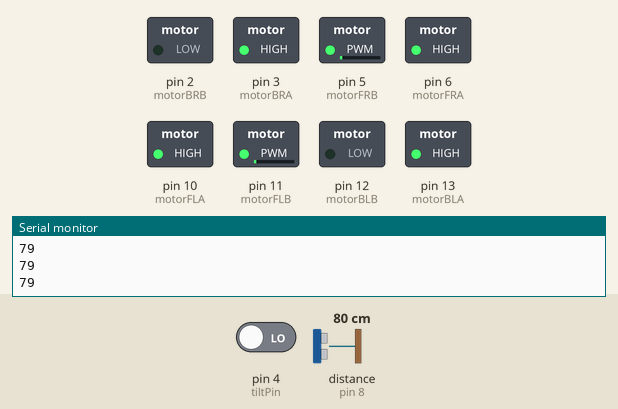
This sketch was run on a simulated Arduino Uno, built with avr-gcc and run on an emulated ATmega328P. Parts: switched loads named in the sketch (green lamp = pin HIGH), the last lines printed to the serial monitor. Wiring (inferred from the names in the program): ultrasonic range finder: trigger pin 9; echo pin 8. The test bench sets the inputs (shaded band); at power-on: distance to the obstacle (sensor on pin 8) 80 cm, pin 4 (tiltPin) LOW. The echo pulse lasts 58.3 µs per cm; pins used as bus, display or sensor lines are not drawn.

Above: at 1.2 s.
1.3 s: distance to the obstacle (sensor on pin 8) set to 15 cm
2.8 s: distance to the obstacle (sensor on pin 8) set to 11 cm
At 3.1 s:
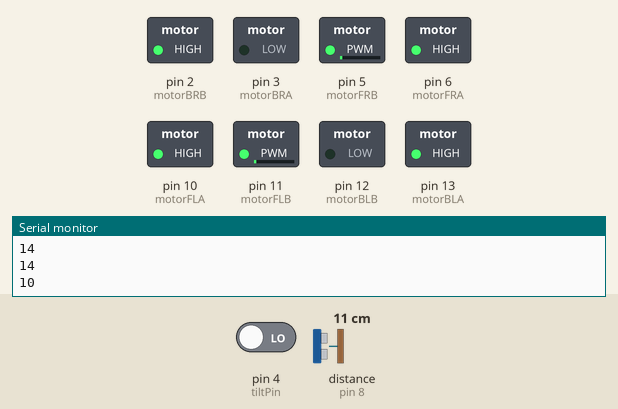
Timing chart, 0 to 5.8 s (numbered marks = the images above; inputs shaded):
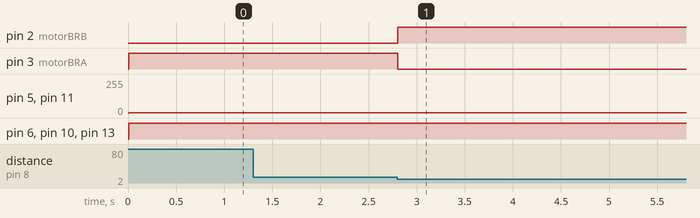

The sketch:

Comp208_Scaling_state_machine_code.ino
```cpp
#include <Encoder.h>  // not used at the moment
// attach to correct pin outs when Ultrasonic sensor is added onto frame
#define echoPin 8
#define trigPin 9

enum RobotState_enum { FORWARD,
                       TURNING };  //State of the Robot
enum SensorStates_enum { STAIR,
                         GROUND };  //State of the Sensors
static RobotState_enum states; //Instance of the robot state
static SensorStates_enum sensors; //Instance of the sensor state

//pins for wheel left
int motorBRA = 3;
int motorBRB = 2;
//int motorWLE = 0;

//pins for motor wheel right
int motorBLA = 13;
int motorBLB = 12;
//int motorWRE = 0;

//pins for hook wheel right (PWM pins)
int motorFRA = 6;
int motorFRB = 5;

//pins for hook wheel left (PWM pins)
int motorFLA = 10;
int motorFLB = 11;

//pin for ultrasonic sensor
int ultrasonicFront;

//variable for threshold distance of ultrasonic sensor readings
int setDist = 13;
int usDuration;
int usSpeed;
int usDistance;

// tilt counter variables
int tiltCounter = 0;
int firstTilt;
int secondTilt;
unsigned long second = 1000;
unsigned long timer = 0;
int tiltPin = 4;

//Misc variables for alternate code
bool ground = false;

void motorDriving(int speed, int motorA, int motorB) {  //function for motor driving

  //Make sure speed is within the bounds
  if (speed < -255) {
    speed = -255;
  }
  if (speed > 255) {
    speed = 255;
  }

  //sets motors to spin forward, backwards or not at all depending on the sppeed
  if (speed > 0) {
    analogWrite(motorA, speed);
    analogWrite(motorB, -speed);
  }
  if (speed < 0) {
    analogWrite(motorA, -speed);
    analogWrite(motorB, speed);
  }
  if (speed == 0) {
    analogWrite(motorA, 0);
    analogWrite(motorB, 0);
  }

}


void setup() {
  //set the pin modes of the motor pins and encoder pins
  pinMode(tiltPin, INPUT);
  pinMode(motorBRA, OUTPUT);
  pinMode(motorBRB, OUTPUT);
  //pinMode(motorE, OUTPUT);
  pinMode(motorBLA, OUTPUT);
  pinMode(motorBLB, OUTPUT);
  //pinMode(motorWRE, OUTPUT);
  pinMode(motorFRA,OUTPUT);
  pinMode(motorFRB,OUTPUT);
  pinMode(motorFLA,OUTPUT);
  pinMode(motorFLB,OUTPUT);
  pinMode(trigPin, OUTPUT);
  pinMode(echoPin, INPUT);
  firstTilt = digitalRead(tiltPin);
  Serial.begin(9600);
}

void loop(){

/*if (tiltCounter == 0) {
    // loop
    // go forward, turn right if something is close
    // until no wall, go forward

    digitalWrite(trigPin, LOW);
    delayMicroseconds(2);
    digitalWrite(trigPin, HIGH);
    delayMicroseconds(10);
    digitalWrite(trigPin, LOW);
    // Reads the echoPin, returns the sound wave travel time in microseconds
    usDuration = pulseIn(echoPin, HIGH);  //time
    usSpeed = 0.034;
    usDistance = usSpeed * usDuration / 2;  //distance = speed x time / 2
    Serial.println(usDistance);
  }*/
digitalWrite(trigPin, LOW);
delayMicroseconds(5);
digitalWrite(trigPin, HIGH);
delayMicroseconds(10);
digitalWrite(trigPin, LOW);
usDistance = (pulseIn(echoPin,HIGH) / 58.2) ;
Serial.println(usDistance);
turning();
 /*secondTilt = digitalRead(tiltPin);  //if the tilt sensor is not tilted and it isnt the first time this has happened, the robot needs to turn
  if (secondTilt == firstTilt && tiltCounter == 1){
    sensors = GROUND;
  }
  if(secondTilt != firstTilt){ //ensures that turning does not occur immediately
     tiltCounter ++;
  }
  else{ //base state is stair climbing
    sensors = STAIR;
  }*/


   //stairStates(sensors);
}


void stairStates(uint8_t sensors) {
  switch (states) {
    /*if the robot is tilted run the turning code, else run the moving upward code*/
    case FORWARD:
    if(sensors == GROUND){
    motorStop(); //should prevent gears stalling or catching
    states = TURNING;
    }
    else{
      movingUpward();
    }
    break;

    case TURNING:
    if(sensors == STAIR){
      motorStop();
      states = FORWARD;
    }
    else
      turning();
    break;


   default:
    states = FORWARD;

  }

 }

 void motorStop(){ //stops all the motors
    motorDriving(0, motorFLA, motorFLB);
    motorDriving(0, motorFRA, motorFRB);
    digitalWrite(motorBRA, LOW);
    digitalWrite(motorBRB, LOW);
    digitalWrite(motorBLA, LOW);
    digitalWrite(motorBLB, LOW);
 }
 void movingUpward(){ //Moves forward, slower back wheels to prevent collisions
   motorDriving(-100, motorFLA, motorFLB);
    motorDriving(100, motorFRA, motorFRB);
    digitalWrite(motorBRA, HIGH);
    digitalWrite(motorBRB, LOW);
    digitalWrite(motorBLA, HIGH);
    digitalWrite(motorBLB, LOW);
 }


void turning(){ //moves backwards while turning right when below threshold distance
    if(usDistance < setDist){
    motorDriving(-255, motorFLA, motorFLB);
    motorDriving(-255, motorFRA, motorFRB);
    digitalWrite(motorBRA, LOW);
    digitalWrite(motorBRB, HIGH);
    digitalWrite(motorBLA, HIGH);
    digitalWrite(motorBLB, LOW);
    delay(12500);
    }

else{ //move forward
    motorDriving(255, motorFLA, motorFLB);
    motorDriving(255, motorFRA, motorFRB);
    digitalWrite(motorBRA, HIGH);
    digitalWrite(motorBRB, LOW);
    digitalWrite(motorBLA, HIGH);
    digitalWrite(motorBLB, LOW);
}

/*
    if(analogRead(ultrasonicFront) < setDist){
    motorDriving(255, motorFLA, motorFLB);
    motorDriving(-255, motorFRA, motorFRB);
    digitalWrite(motorBRA, LOW);
    digitalWrite(motorBRB, HIGH);
    digitalWrite(motorBLA, LOW);
    digitalWrite(motorBLB, HIGH); */

}
void altSensing(){

  //Checks to see if the current state of the tilt counter is the same as the inital state, it does this every 500 miliseconds for 2.5 seconds
  if(millis() - timer > 2500){
    timer = millis();

  }
  else if (millis() - timer  > 500){
    if(secondTilt != firstTilt){
      tiltCounter += 1;
    } else {
      tiltCounter = 0;
    }
  }
  else if (tiltCounter >= 5){
    tiltCounter = 0;
    firstTilt = digitalRead(tiltPin);
    ground = !ground;
    /*The idea is that this would change the state as to change between whether ground is true (the robot is flat)
    or ground is false (the robot is on the stairs)*/
  }
 }
```

Measured:
- the behaviour switches between 14 and 13 cm on distance to the obstacle (sensor on pin 8) (found by bisection; images 0 and 1)
- after the input at 2.8 s, pin 2 (motorBRB): LOW → HIGH at once; pin 3 (motorBRA): HIGH → LOW at once
